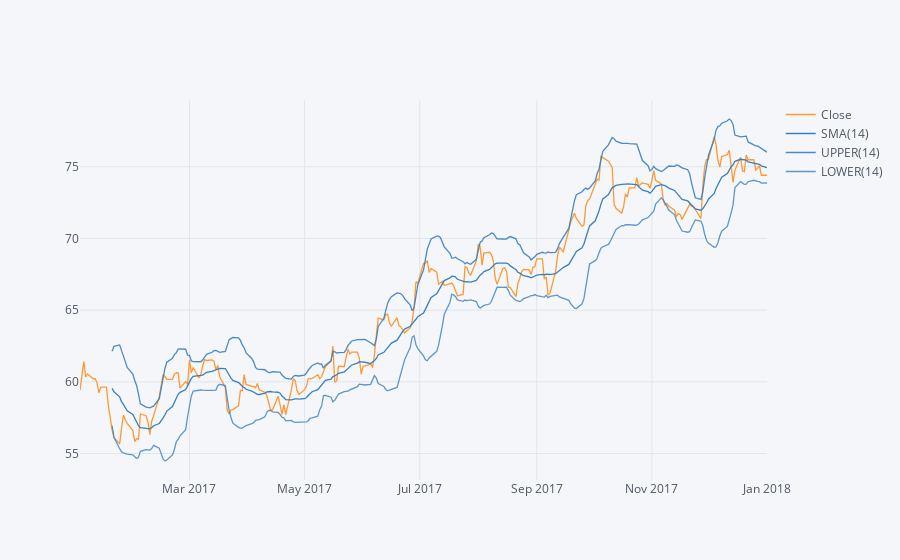

Write notebook code for a chart like this one.
### Markdown cell above
**Create a Bollinger Band Plot for Citi bank for the year 2017.**

### Code cell
df['C']['Close'].loc['2017-01-01':'2018-01-01'].ta_plot(study='boll')

### Figure 1 — Plotly figure (JSON) as saved in the notebook; plotly's stock layout.template omitted (floating-point values rounded to 4 significant figures; data arrays with more than 128 entries replaced by an {"elided": "..."} marker saying what was removed)
{"data": [{"line": {"color": "rgba(255, 153, 51, 1.0)", "dash": "solid", "shape": "linear", "width": 1.3}, "mode": "lines", "name": "Close", "text": "", "type": "scatter", "x": {"elided": "261 str values"}, "y": {"elided": "261 float values"}}, {"line": {"color": "rgba(55, 128, 191, 1.0)", "dash": "solid", "shape": "linear", "width": 1.3}, "mode": "lines", "name": "SMA(14)", "text": "", "type": "scatter", "x": {"elided": "261 str values"}, "y": {"elided": "261 mixed values"}}, {"line": {"color": "rgba(55, 128, 191, 0.8999999999999999)", "dash": "solid", "shape": "linear", "width": 1.3}, "mode": "lines", "name": "UPPER(14)", "text": "", "type": "scatter", "x": {"elided": "261 str values"}, "y": {"elided": "261 mixed values"}}, {"line": {"color": "rgba(55, 128, 191, 0.7999999999999998)", "dash": "solid", "shape": "linear", "width": 1.3}, "mode": "lines", "name": "LOWER(14)", "text": "", "type": "scatter", "x": {"elided": "261 str values"}, "y": {"elided": "261 mixed values"}}], "layout": {"legend": {"bgcolor": "#F5F6F9", "font": {"color": "#4D5663"}}, "paper_bgcolor": "#F5F6F9", "plot_bgcolor": "#F5F6F9", "title": {"font": {"color": "#4D5663"}}, "xaxis": {"gridcolor": "#E1E5ED", "showgrid": true, "tickfont": {"color": "#4D5663"}, "title": {"font": {"color": "#4D5663"}, "text": ""}, "zerolinecolor": "#E1E5ED"}, "yaxis": {"gridcolor": "#E1E5ED", "showgrid": true, "tickfont": {"color": "#4D5663"}, "title": {"font": {"color": "#4D5663"}, "text": ""}, "zerolinecolor": "#E1E5ED"}}}
